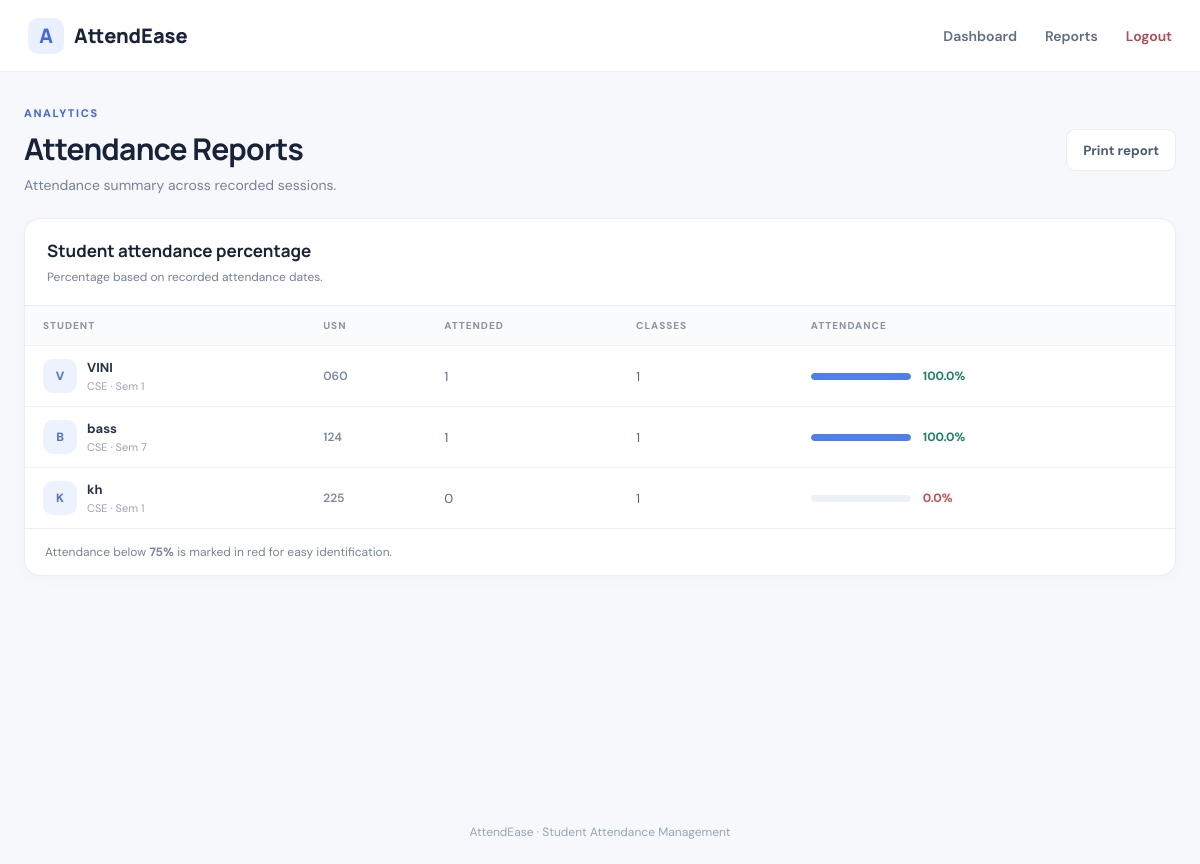
The app's page /reports (signed in) with its own data.
### tables this page shows
CREATE TABLE students (
            id INTEGER PRIMARY KEY AUTOINCREMENT,
            usn TEXT UNIQUE NOT NULL,
            name TEXT NOT NULL,
            department TEXT NOT NULL DEFAULT 'CSE',
            semester INTEGER NOT NULL DEFAULT 1
        );

### app.py (the view)
@app.route('/reports')
@login_required
def reports():
    with db() as con:
        report_rows = con.execute('''SELECT s.id, s.usn, s.name, s.department, s.semester,
            SUM(CASE WHEN a.status='Present' THEN 1 ELSE 0 END) AS attended,
            COUNT(a.id) AS total
            FROM students s LEFT JOIN attendance a ON s.id=a.student_id
            GROUP BY s.id ORDER BY s.usn''').fetchall()
    rows = []
    for r in report_rows:
        attended = r['attended'] or 0
        total = r['total'] or 0
        percent = round((attended / total * 100), 1) if total else 0
        rows.append({**dict(r), 'attended': attended, 'total': total, 'percent': percent})
    return render_template('reports.html', rows=rows)

### app.py (called while the page is built)
def db():
    conn = sqlite3.connect(DB_PATH)
    conn.row_factory = sqlite3.Row
    return conn

def login_required(fn):
    @wraps(fn)
    def wrapper(*args, **kwargs):
        if not session.get('logged_in'):
            return redirect(url_for('login'))
        return fn(*args, **kwargs)
    return wrapper

### templates/reports.html (shortened to what this page needs)
{% extends 'base.html' %}
{% block content %}
<div class="heading-row"><div><div class="eyebrow">ANALYTICS</div><h1>Attendance Reports</h1><p class="muted">Attendance summary across recorded sessions.</p></div><button class="secondary" onclick="window.print()">Print report</button></div>
<section class="panel report-panel"><div class="panel-head"><div><h2>Student attendance percentage</h2><p class="muted">Percentage based on recorded attendance dates.</p></div></div><div class="table-wrap"><table><thead><tr><th>STUDENT</th><th>USN</th><th>ATTENDED</th><th>CLASSES</th><th>ATTENDANCE</th></tr></thead><tbody>
{% for r in rows %}<tr><td><div class="student-cell"><span class="avatar">{{ r.name[:1]|upper }}</span><div><strong>{{ r.name }}</strong><small>{{ r.department }} · Sem {{ r.semester }}</small></div></div></td><td class="usn">{{ r.usn }}</td><td>{{ r.attended }}</td><td>{{ r.total }}</td><td><div class="percent-cell"><div class="percent-bar"><span style="width:{{ r.percent }}%"></span></div><strong class="{% if r.total and r.percent < 75 %}low{% else %}good{% endif %}">{{ r.percent }}%</strong></div></td></tr>
{% else %}<tr><td colspan="5" class="empty">No students yet. Add students on the Dashboard.</td></tr>{% endfor %}
</tbody></table></div><div class="report-note">Attendance below <strong>75%</strong> is marked in red for easy identification.</div></section>
{% endblock %}

### static/style.css (style rules this page uses)
:root { --ink:#18233a;--muted:#758199;--line:#e9edf4;--bg:#f6f8fc;--blue:#4169e1;--blue-dark:#3054bc;--green:#16845d;--red:#c64c54;--radius:16px }
* { box-sizing:border-box }
body { margin:0;background:var(--bg);color:var(--ink);font-family:'DM Sans',sans-serif;font-size:14px }
.heading-row { display:flex;align-items:center;justify-content:space-between;gap:20px;margin-bottom:24px }
.eyebrow { font-size:11px;font-weight:800;letter-spacing:1.6px;color:var(--blue);margin-bottom:8px }
h1,h2 { font-family:Manrope,sans-serif;margin:0;color:var(--ink) }
h1 { font-size:30px;letter-spacing:-.7px }
h2 { font-size:17px }
.muted { color:var(--muted);margin:7px 0 0 }
.primary,.secondary { border:0;border-radius:9px;height:42px;padding:0 16px;font-family:inherit;font-weight:700;cursor:pointer;transition:.15s }
.secondary { background:#fff;color:#4b5c79;border:1px solid var(--line) }
.panel { background:white;border:1px solid var(--line);border-radius:var(--radius);box-shadow:0 4px 14px rgba(28,48,85,.025);overflow:hidden }
.panel-head { display:flex;align-items:center;justify-content:space-between;padding:20px 22px;border-bottom:1px solid var(--line) }
.panel-head .muted { font-size:12px }
.table-wrap { overflow-x:auto }
table { border-collapse:collapse;width:100%;min-width:520px }
thead { background:#fafbfd }
th { text-align:left;font-size:10px;letter-spacing:1px;color:#8994a8;padding:13px 18px;font-weight:800 }
td { padding:13px 18px;border-top:1px solid #f0f2f7;color:#596781;font-size:13px }
.student-cell { display:flex;align-items:center;gap:10px }
.avatar { width:34px;height:34px;border-radius:10px;background:#edf2ff;color:#5272d3;display:grid;place-items:center;font-weight:800;font-size:12px;flex-shrink:0 }
.student-cell strong { display:block;color:#25334b;font-size:13px;font-weight:700 }
.student-cell small { display:block;color:#9aa4b5;font-size:11px;margin-top:3px }
.usn { font-size:12px;font-weight:600;color:#7d89a0 }
.report-panel { margin-top:6px }
.report-panel table { min-width:700px }
.percent-cell { display:flex;align-items:center;gap:12px }
.percent-bar { width:100px;height:7px;background:#edf0f5;border-radius:9px;overflow:hidden }
.percent-bar span { display:block;height:100%;background:#4d80e8;border-radius:9px }
.percent-cell strong { font-size:12px }
.percent-cell .good { color:#19835e }
.percent-cell .low { color:#c64c54 }
.report-note { padding:15px 20px;border-top:1px solid var(--line);font-size:12px;color:#79849a }

### records on screen
students: name "V", name "VINI", department "CSE", semester "1", usn "060", attended "1", total "1", percent "100.0"
students: name "B", name "bass", department "CSE", semester "7", usn "124", attended "1", total "1", percent "100.0"
students: name "K", name "kh", department "CSE", semester "1", usn "225", attended "0", total "1", percent "0.0"
